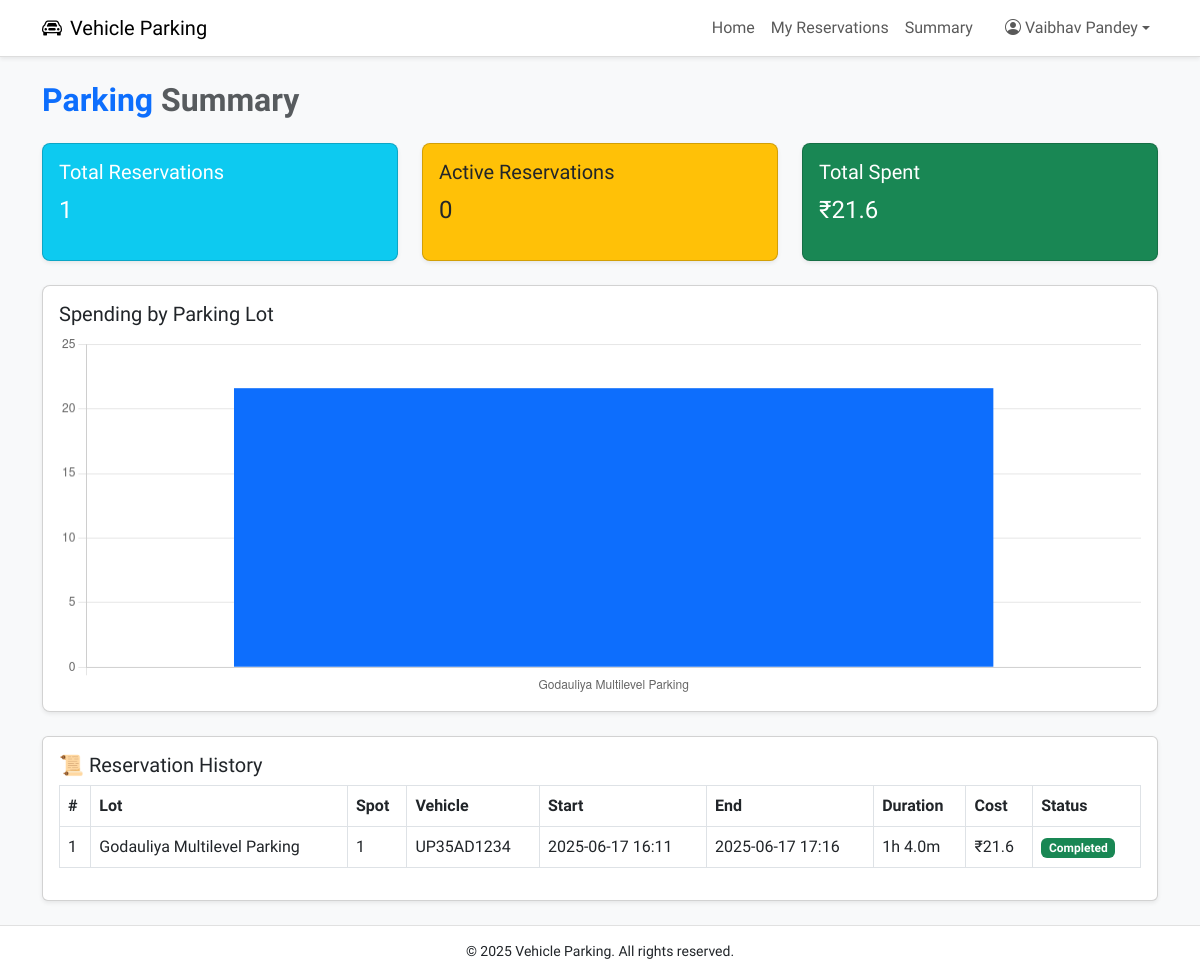
The app's page /user/summary (signed in), older data.
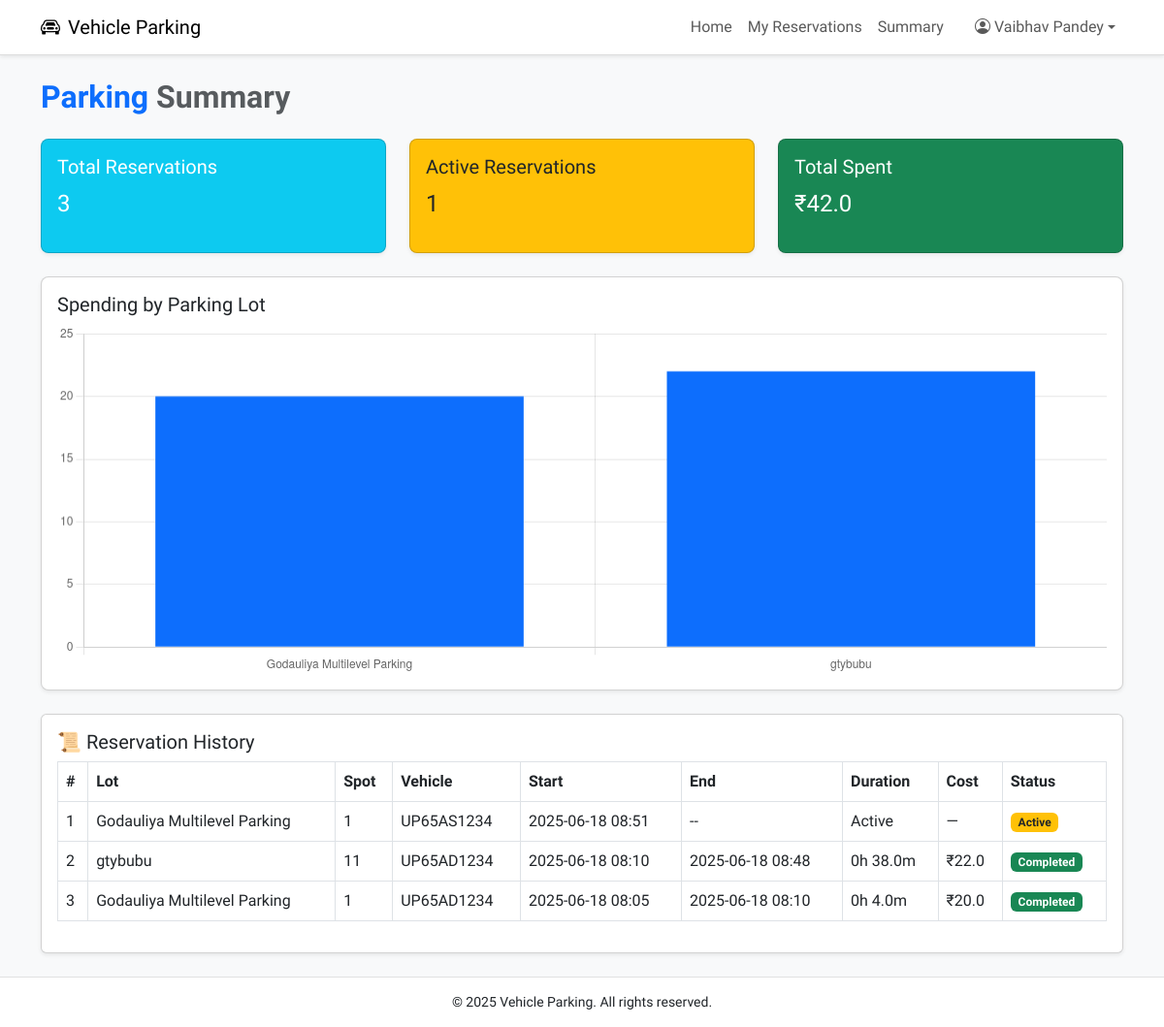
The same page, newer data.
### models.py (models this page shows, shortened)
class User(db.Model, UserMixin):
    __tablename__ = 'user'
    id = db.Column(db.Integer, primary_key=True)
    username = db.Column(db.String(100), unique=True, nullable=False)
    full_name = db.Column(db.String(100), nullable=False)
    email = db.Column(db.String(100), unique=True, nullable=False)
    password_hash = db.Column(db.String(200), nullable=False)
    address = db.Column(db.String(200))
    pin_code = db.Column(db.String(10))
    role = db.Column(db.String(20), nullable=False, default='user')
    created_at = db.Column(db.DateTime, default=datetime.utcnow)
    reservations = db.relationship('Reservation', backref='user', lazy=True)

class Reservation(db.Model):
    __tablename__ = 'reservation'
    id = db.Column(db.Integer, primary_key=True)
    spot_id = db.Column(db.Integer, db.ForeignKey('parking_spot.id'), nullable=False)
    user_id = db.Column(db.Integer, db.ForeignKey('user.id'), nullable=False)
    vehicle_number = db.Column(db.String(20), nullable=False)
    parking_timestamp = db.Column(db.DateTime, default=datetime.utcnow)
    leaving_timestamp = db.Column(db.DateTime)
    parking_cost = db.Column(db.Float)
    is_active = db.Column(db.Boolean, default=True)

class ParkingLot(db.Model):
    __tablename__ = 'parking_lot'
    id = db.Column(db.Integer, primary_key=True)
    city_id = db.Column(db.Integer, db.ForeignKey('city.id'), nullable=False)
    prime_location_name = db.Column(db.String(100), nullable=False)
    address = db.Column(db.String(200))
    pin_code = db.Column(db.String(10))
    price_per_hour = db.Column(db.Float, nullable=False)
    max_spots = db.Column(db.Integer, nullable=False)
    created_at = db.Column(db.DateTime, default=datetime.utcnow)
    spots = db.relationship('ParkingSpot', backref='lot', cascade='all, delete-orphan', lazy=True)

class ParkingSpot(db.Model):
    __tablename__ = 'parking_spot'
    id = db.Column(db.Integer, primary_key=True)
    lot_id = db.Column(db.Integer, db.ForeignKey('parking_lot.id', ondelete='CASCADE'), nullable=False)
    status = db.Column(db.String(1), default='A')  # A = Available, O = Occupied
    created_at = db.Column(db.DateTime, default=datetime.utcnow)
    reservation = db.relationship('Reservation', backref='spot', uselist=False)

### controllers/user.py (the view)
@user_bp.route('/summary')
@login_required
@user_required
def summary():
    reservations = (
        Reservation.query
        .filter_by(user_id=current_user.id)
        .order_by(Reservation.parking_timestamp.desc())
        .all()
    )
    total_reservations = len(reservations)
    active_reservations = sum(1 for r in reservations if r.is_active)
    total_spent = sum(r.parking_cost for r in reservations if r.leaving_timestamp and r.parking_cost)
    from sqlalchemy import func
    lot_revenue_data = (
        db.session.query(
            ParkingLot.prime_location_name,
            func.sum(Reservation.parking_cost)
        )
        .join(ParkingSpot, ParkingSpot.id == Reservation.spot_id)
        .join(ParkingLot, ParkingLot.id == ParkingSpot.lot_id)
        .filter(Reservation.user_id == current_user.id)
        .filter(Reservation.is_active == False)
        .group_by(ParkingLot.prime_location_name)
        .all()
    )
    lot_names = [lot for lot, _ in lot_revenue_data]
    lot_revenues = [round(revenue or 0, 2) for _, revenue in lot_revenue_data]
    return render_template(
        'user/summary.html',
        reservations=reservations,
        total_reservations=total_reservations,
        active_reservations=active_reservations,
        total_spent=total_spent,
        lot_names=lot_names,
        lot_revenues=lot_revenues
    )

### app.py (called while the page is built)
@login_manager.user_loader
def load_user(user_id):
    user_type = session.get('user_type')
    if user_type == 'user':
        return User.query.get(int(user_id))
    elif user_type == 'admin':
        return Admin.query.get(int(user_id))
    return None

### templates/user/summary.html (shortened to what this page needs)
{% extends 'base.html' %}
{% block content %}
<div class="container py-4">
    <h2 class="fw-bold mb-4 text-primary">Parking <span class="text-muted">Summary</span></h2>
    <div class="row mb-4">
        <div class="col-md-4">
            <div class="card square-card bg-info text-white shadow-sm">
                <div class="card-body">
                    <h5 class="card-title">Total Reservations</h5>
                    <p class="fs-4">{{ total_reservations }}</p>
                </div>
            </div>
        </div>
        <div class="col-md-4">
            <div class="card square-card bg-warning text-dark shadow-sm">
                <div class="card-body">
                    <h5 class="card-title">Active Reservations</h5>
                    <p class="fs-4">{{ active_reservations }}</p>
                </div>
            </div>
        </div>
        <div class="col-md-4">
            <div class="card square-card bg-success text-white shadow-sm">
                <div class="card-body">
                    <h5 class="card-title">Total Spent</h5>
                    <p class="fs-4">₹{{ total_spent }}</p>
                </div>
            </div>
        </div>
    </div>
    {% if lot_names %}
    <div class="card square-card mb-4 shadow-sm">
        <div class="card-body">
            <h5 class="card-title">Spending by Parking Lot</h5>
            <canvas id="lotChart" height="100"></canvas>
        </div>
    </div>
    {% endif %}
    <div class="card shadow-sm">
        <div class="card-body">
            <h5 class="card-title">📜 Reservation History</h5>
            <table class="table table-bordered table-hover">
                <thead>
                    <tr>
                        <th>#</th>
                        <th>Lot</th>
                        <th>Spot</th>
                        <th>Vehicle</th>
                        <th>Start</th>
                        <th>End</th>
                        <th>Duration</th>
                        <th>Cost</th>
                        <th>Status</th>
                    </tr>
                </thead>
                <tbody>
                    {% for r in reservations %}
                    <tr>
                        <td>{{ loop.index }}</td>
                        <td>{{ r.spot.lot.prime_location_name }}</td>
                        <td>{{ r.spot.id }}</td>
                        <td>{{ r.vehicle_number }}</td>
                        <td>{{ r.parking_timestamp.strftime('%Y-%m-%d %H:%M') }}</td>
                        <td>
                            {% if r.leaving_timestamp %}
                                {{ r.leaving_timestamp.strftime('%Y-%m-%d %H:%M') }}
                            {% else %}
                                --
                            {% endif %}
                        </td>
                        <td>
                            {% if r.leaving_timestamp %}
                                {{ ((r.leaving_timestamp - r.parking_timestamp).total_seconds() // 3600)|int }}h
                                {{ ((r.leaving_timestamp - r.parking_timestamp).total_seconds() % 3600) // 60|int }}m
                            {% else %}
                                Active
                            {% endif %}
                        </td>
                        <td>
                            {% if r.leaving_timestamp and r.parking_cost is not none %}
                                ₹{{ r.parking_cost }}
                            {% else %}
                                —
                            {% endif %}
                        </td>
                        <td>
                            {% if r.is_active %}
                                <span class="badge bg-warning text-dark">Active</span>
                            {% else %}
                                <span class="badge bg-success">Completed</span>
                            {% endif %}
                        </td>
                    </tr>
                    {% endfor %}
                </tbody>
            </table>
        </div>
    </div>
</div>
{% if lot_names %}
<script>
    const ctx = document.getElementById('lotChart').getContext('2d');
    new Chart(ctx, {
        type: 'bar',
        data: {
            labels: {{ lot_names | tojson }},
            datasets: [{
                label: '₹ Spent',
                data: {{ lot_revenues | tojson }},
                backgroundColor: '#0d6efd'
            }]
        },
        options: {
            responsive: true,
            plugins: { legend: { display: false } },
            scales: { y: { beginAtZero: true } }
        }
    });
</script>
{% endif %}
{% endblock %}

### templates/base.html (shortened to what this page needs)
<!DOCTYPE html>
<html lang="en">
<head>
    <link href="https://cdn.jsdelivr.net/npm/bootstrap@5.3.0/dist/css/bootstrap.min.css" rel="stylesheet">
    <link href="https://cdnjs.cloudflare.com/ajax/libs/bootstrap-icons/1.11.1/font/bootstrap-icons.min.css" rel="stylesheet">
</head>
<body>
<nav class="navbar navbar-expand-lg navbar-light shadow-sm">
    <div class="container">
        <a class="navbar-brand" href="{% if session['user_type'] == 'admin' %}
        {{ url_for('admin.dashboard') }}
        {% elif session['user_type'] == 'admin' %}
            {{ url_for('user.dashboard') }}
        {% else %}
            {{ url_for('index') }}
        {% endif %}">
            <i class="bi bi-car-front me-2"></i>Vehicle Parking
        </a>
        <div class="collapse navbar-collapse justify-content-end" id="navbarNav">
            <ul class="navbar-nav">
                {% if current_user.is_authenticated %}
                    {% if session['user_type'] == 'admin' %}
                        <li class="nav-item"><a class="nav-link" href="{{ url_for('admin.dashboard') }}">Home</a></li>
                        <li class="nav-item"><a class="nav-link" href="{{ url_for('admin.view_users') }}">Users</a></li>
                        <li class="nav-item"><a class="nav-link" href="{{ url_for('admin.summary') }}">Summary</a></li>
                    {% else %}
                        <li class="nav-item"><a class="nav-link" href="{{ url_for('user.dashboard') }}">Home</a></li>
                        <a href="{{ url_for('user.my_reservations') }}" class="nav-link">My Reservations</a>
                        <li class="nav-item"><a class="nav-link" href="{{ url_for('user.summary') }}">Summary</a></li>
                    {% endif %}
                    <li class="nav-item dropdown ms-3">
                        <a class="nav-link dropdown-toggle d-flex align-items-center" href="#" role="button" data-bs-toggle="dropdown">
                            <i class="bi bi-person-circle me-1"></i> {{ current_user.full_name or current_user.username }}
                        </a>
                    </li>
                {% else %}
                    <li class="nav-item"><a class="nav-link" href="{{ url_for('auth.login') }}">Login</a></li>
                    <li class="nav-item"><a class="nav-link" href="{{ url_for('auth.register') }}">Register</a></li>
                {% endif %}
            </ul>
        </div>
    </div>
</nav>
<div class="position-fixed top-0 end-0 p-3" style="z-index: 1050;">
</div>
<div>
    {% block content %}
    {% endblock %}
</div>
<footer>
    <div class="container">
        <p class="mb-0">&copy; 2025 Vehicle Parking. All rights reserved.</p>
    </div>
</footer>
</body>
</html>

### templates/base.html (style rules this page uses)
body { font-family: 'Afacad',sans-serif; background-color: #f8f9fa; display: flex; flex-direction: column; min-height: 100vh; font-size: 16px; }
.square-card { border-radius: 0.5rem; background-color: #ffffff; transition: transform 0.3s; }
.navbar { background-color: #fff; border-bottom: 1px solid #ddd; }
footer { background-color: #fff; border-top: 1px solid #e1e1e1; padding: 15px 0; text-align: center; font-size: 14px; margin-top: auto; }

Row changes from the older to the newer data that the page shows:
changed Reservation (number 1 of 3 on the later page): vehicle_number "UP35AD1234" → "UP65AS1234"; parking_timestamp "2025-06-17 16:11" → "2025-06-18 08:51"; leaving_timestamp "2025-06-17 17:16" → (not shown); leaving_timestamp+parking_timestamp "1" → (not shown); leaving_timestamp+parking_timestamp "4.0" → (not shown); parking_cost "21.6" → (not shown); leaving_timestamp "h m ₹" → "-- Active —"; is_active "Completed" → "Active"
added Reservation: spot.lot.prime_location_name "gtybubu", spot.id "11", vehicle_number "UP65AD1234", parking_timestamp "2025-06-18 08:10", leaving_timestamp "2025-06-18 08:48", leaving_timestamp+parking_timestamp "0", leaving_timestamp+parking_timestamp "38.0", parking_cost "22.0", is_active "Completed"
added Reservation: spot.lot.prime_location_name "Godauliya Multilevel Parking", spot.id "1", vehicle_number "UP65AD1234", parking_timestamp "2025-06-18 08:05", leaving_timestamp "2025-06-18 08:10", leaving_timestamp+parking_timestamp "0", leaving_timestamp+parking_timestamp "4.0", parking_cost "20.0", is_active "Completed"
Text that changed along with them:
{{ total_reservations }}: "1" → "3"
{{ active_reservations }}: "0" → "1"
{{ total_spent }}: "21.6" → "42.0"
chart data {{ lot_names | tojson }}: ["Godauliya Multilevel Parking"] → ["Godauliya Multilevel Parking", "gtybubu"]
chart data {{ lot_revenues | tojson }}: [21.6] → [20.0, 22.0]
